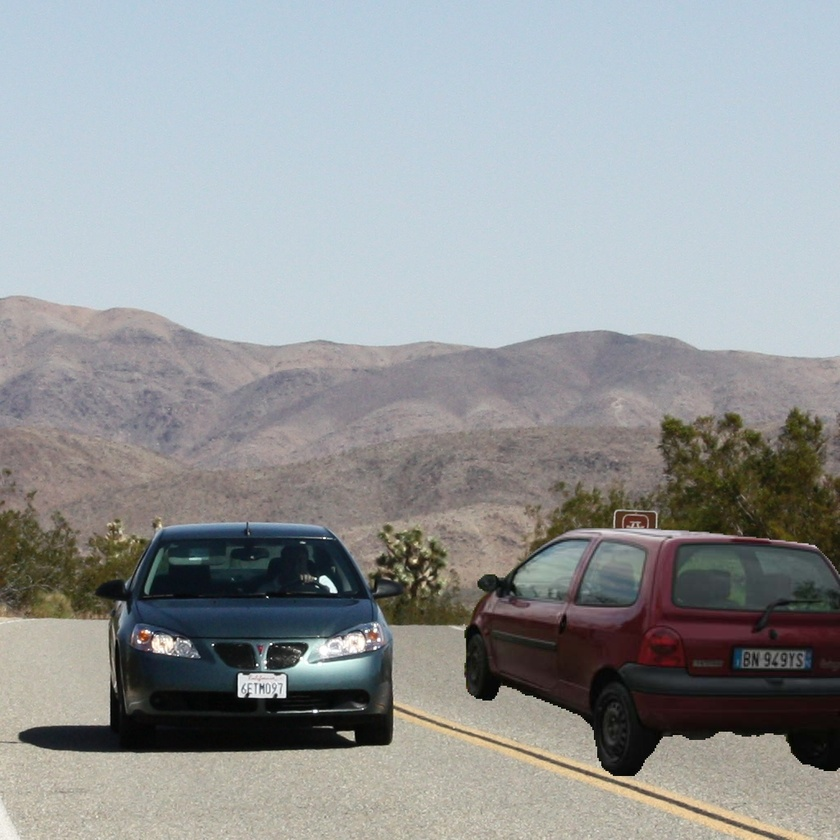
#> input picture images/auto.jpg, 840 x 840 px, shrunk from 1024 x 1024 before the run, found by its file name
$ python prova5_ex3.py
#> lines starting #> are read from the running program, lines starting #| are printed output that depends on the picture; after the words box and inside, x2 and y2 are one past the last pixel; in counts of white or black regions, pixels touching at a corner belong together
import numpy as np
import matplotlib.pyplot as plt
import scipy.ndimage as ndi
import skimage.io as io
import skimage.util as util
from skimage.exposure import histogram

def main():
    plt.close('all')

    x=np.float64(io.imread("images/auto.jpg"))/255

    plt.figure()
    plt.imshow(x)

    Q=[1,10,90]
    k=16

    x_to_save = util.img_as_ubyte(x)
#> x_to_save is the input picture: shape (840, 840, 3); mean R, G, B 148.4, 151.6, 152.9

    means=[]

    elab_imgs=[]

    for q in Q:
        io.imsave(f"images/auto_q_{q}.jpg",x_to_save,quality=q)
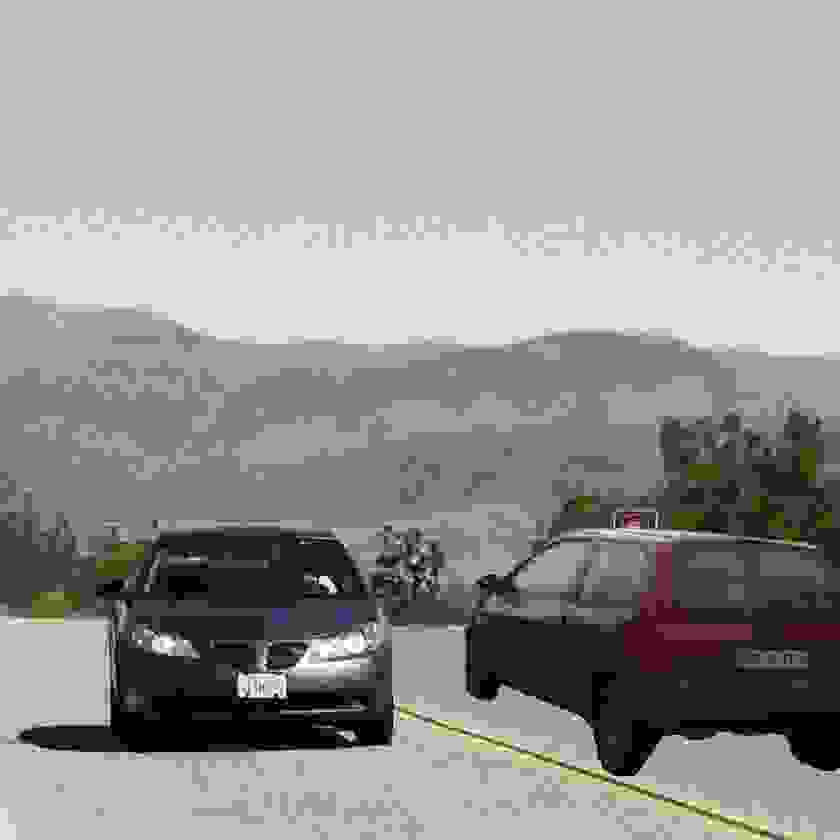
#> saved as auto_q_1.jpg: shape (840, 840, 3); mean R, G, B 150.1, 149.6, 148.8
        x_q=np.float64(io.imread(f"images/auto_q_{q}.jpg"))/255
        dq=(x-x_q)**2
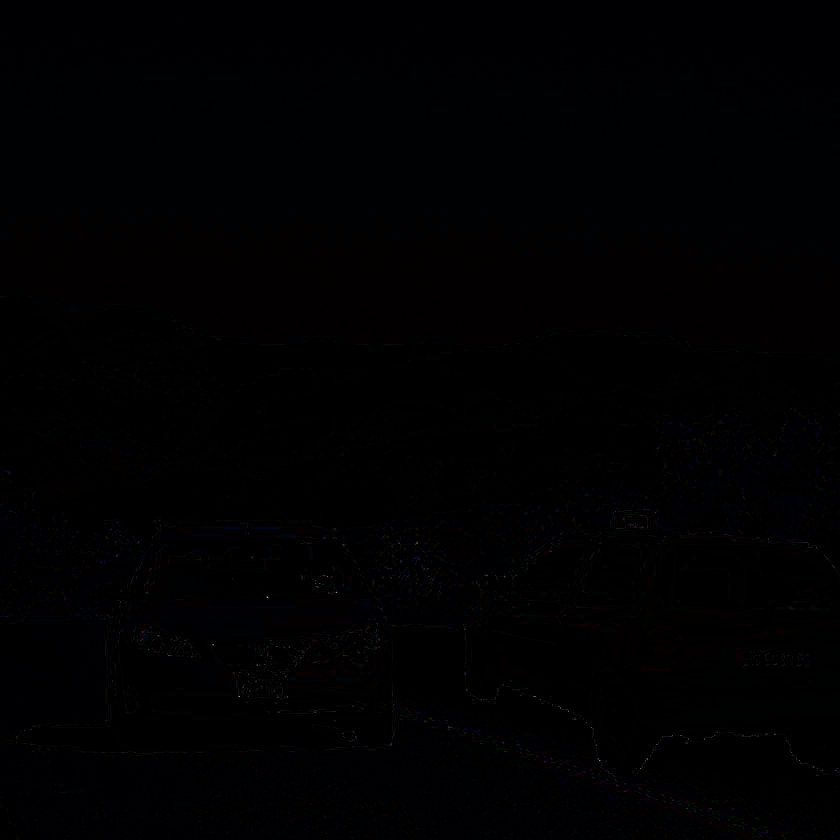
#> dq: shape (840, 840, 3) float64; mean R, G, B 0.00387, 0.00359, 0.00723

        y_p=np.mean(dq, axis=2)

        y=ndi.uniform_filter(y_p,(k,k))
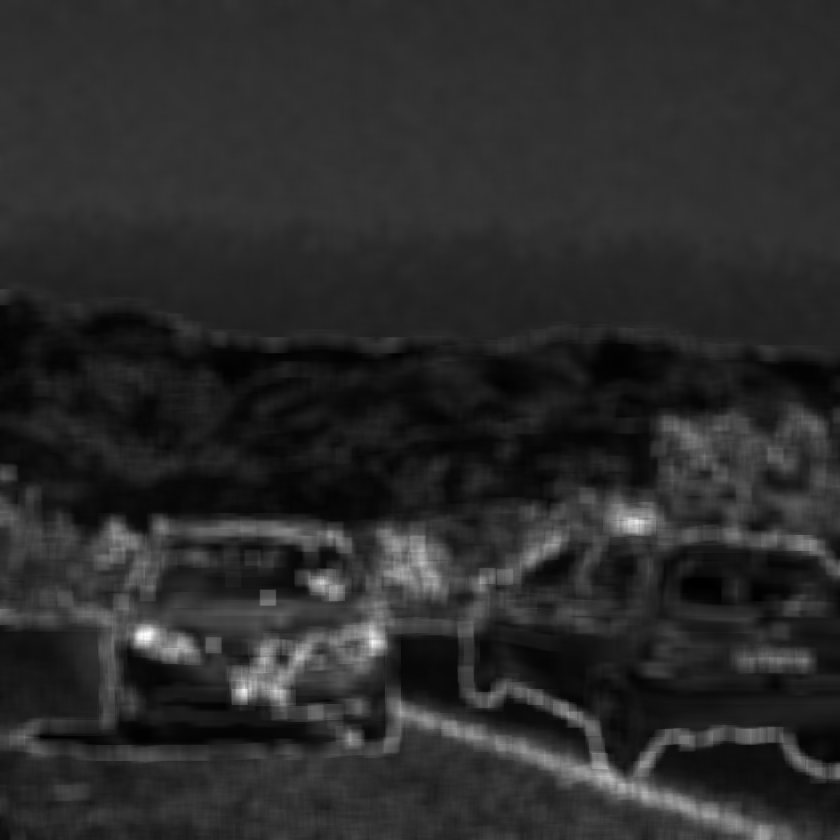
#> y: shape (840, 840) float64; min 0.000236, max 0.0277, mean 0.0049; drawn with min black and max white

        means.append(np.mean(y))
        elab_imgs.append(y)

    x_min=elab_imgs[np.argmin(means)]

    T=1.5e-5
    mask=x_min<T
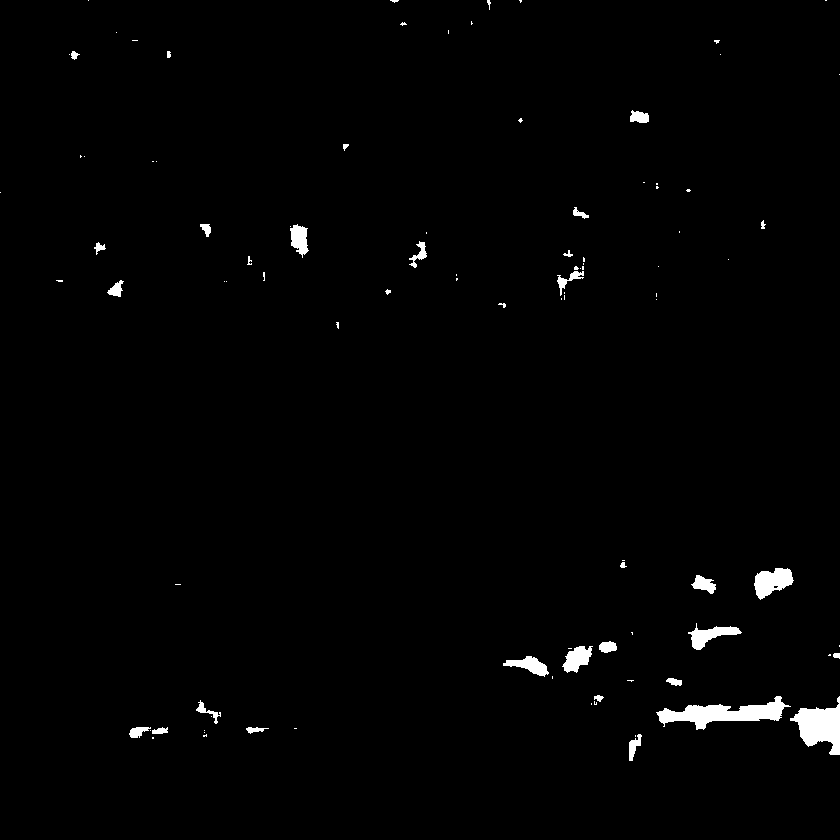
#> mask: shape (840, 840) bool; 1.3% white; 97 white regions (63 under 20 px), largest, box (x1, y1, x2, y2) and area: (656, 696, 791, 730) 1933, (790, 696, 840, 755) 1583, (754, 568, 794, 600) 795

    plt.figure()
    plt.imshow(mask,clim=[0,1],cmap='gray')
    plt.title('Mappa di Contraffazione')

if __name__=='__main__':
    main()
    plt.show()
